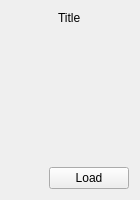
<?xml version="1.0" encoding="UTF-8"?>
<ui version="4.0">
 <class>NovelCard</class>
 <widget class="QFrame" name="NovelCard">
  <property name="geometry">
   <rect>
    <x>0</x>
    <y>0</y>
    <width>140</width>
    <height>200</height>
   </rect>
  </property>
  <property name="minimumSize">
   <size>
    <width>120</width>
    <height>140</height>
   </size>
  </property>
  <property name="maximumSize">
   <size>
    <width>140</width>
    <height>200</height>
   </size>
  </property>
  <property name="windowTitle">
   <string>Frame</string>
  </property>
  <property name="styleSheet">
   <string notr="true"/>
  </property>
  <property name="mainFrame" stdset="0">
   <bool>true</bool>
  </property>
  <layout class="QVBoxLayout" name="verticalLayout">
   <item alignment="Qt::AlignHCenter">
    <widget class="QLabel" name="label">
     <property name="text">
      <string>Title</string>
     </property>
    </widget>
   </item>
   <item>
    <spacer name="verticalSpacer">
     <property name="orientation">
      <enum>Qt::Vertical</enum>
     </property>
     <property name="sizeHint" stdset="0">
      <size>
       <width>20</width>
       <height>40</height>
      </size>
     </property>
    </spacer>
   </item>
   <item>
    <layout class="QHBoxLayout" name="horizontalLayout">
     <item>
      <spacer name="horizontalSpacer">
       <property name="orientation">
        <enum>Qt::Horizontal</enum>
       </property>
       <property name="sizeHint" stdset="0">
        <size>
         <width>40</width>
         <height>20</height>
        </size>
       </property>
      </spacer>
     </item>
     <item>
      <widget class="QPushButton" name="btnLoad">
       <property name="cursor">
        <cursorShape>PointingHandCursor</cursorShape>
       </property>
       <property name="text">
        <string>Load</string>
       </property>
      </widget>
     </item>
    </layout>
   </item>
  </layout>
 </widget>
 <resources/>
 <connections/>
</ui>
